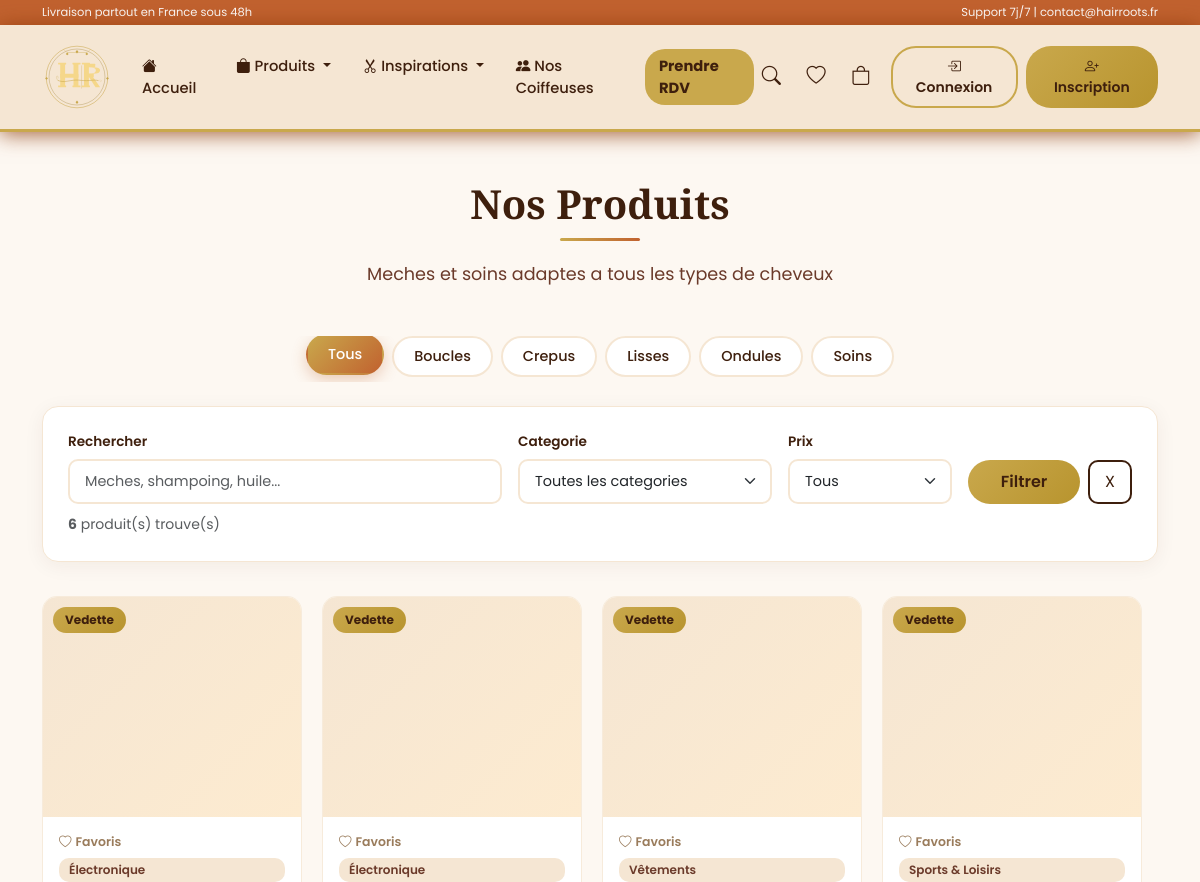
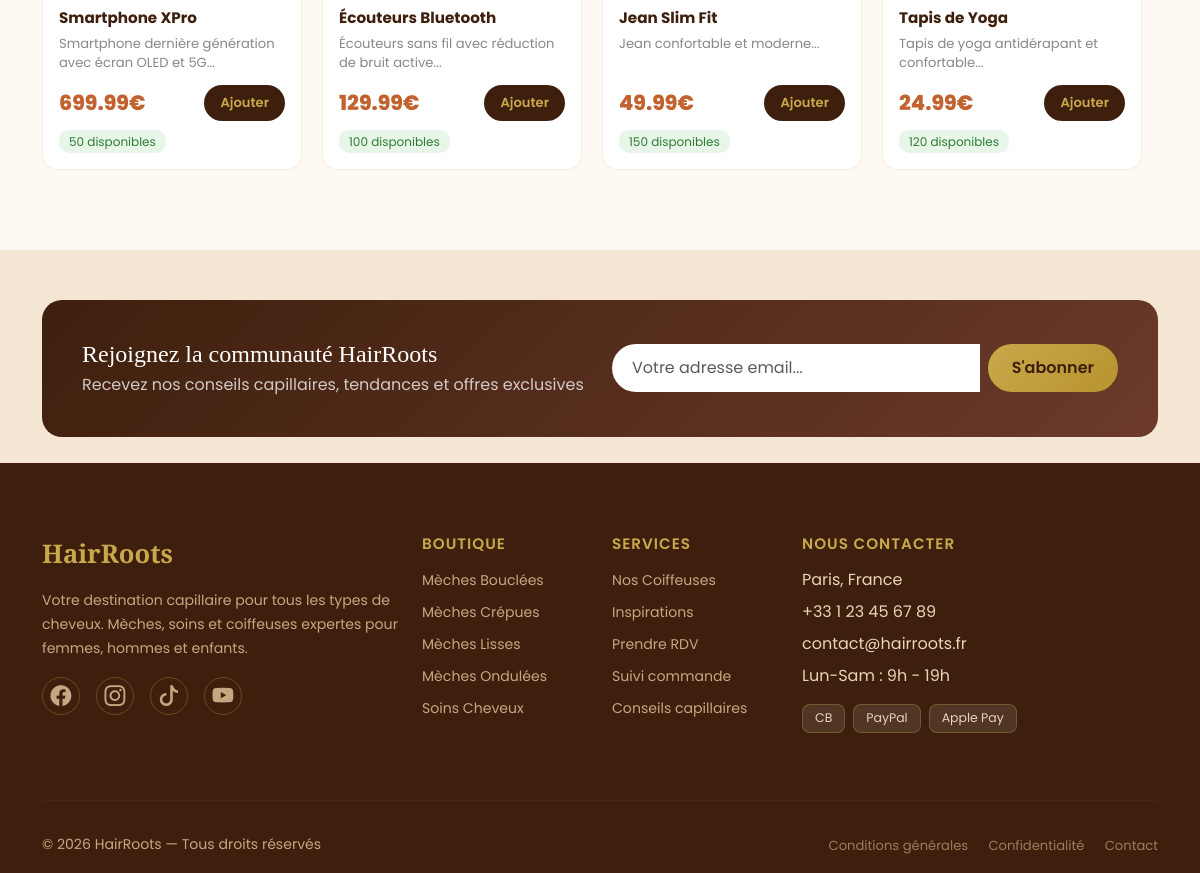
Screenshot of /products/index.php with the database file from the repository (2 pictures, top to bottom).
### tables this page shows
CREATE TABLE IF NOT EXISTS products (
    id INT AUTO_INCREMENT PRIMARY KEY,
    category_id INT,
    name VARCHAR(200) NOT NULL,
    slug VARCHAR(200) UNIQUE NOT NULL,
    description TEXT,
    price DECIMAL(10, 2) NOT NULL,
    stock INT DEFAULT 0,
    image VARCHAR(255),
    images TEXT,
    sku VARCHAR(50) UNIQUE,
    active BOOLEAN DEFAULT TRUE,
    featured BOOLEAN DEFAULT FALSE,
    created_at TIMESTAMP DEFAULT CURRENT_TIMESTAMP,
    updated_at TIMESTAMP DEFAULT CURRENT_TIMESTAMP ON UPDATE CURRENT_TIMESTAMP,
    FOREIGN KEY (category_id) REFERENCES categories(id) ON DELETE SET NULL,
    INDEX idx_slug (slug),
    INDEX idx_category (category_id),
    INDEX idx_active (active)
);

CREATE TABLE IF NOT EXISTS categories (
    id INT AUTO_INCREMENT PRIMARY KEY,
    name VARCHAR(100) NOT NULL,
    slug VARCHAR(100) UNIQUE NOT NULL,
    description TEXT,
    image VARCHAR(255),
    parent_id INT DEFAULT NULL,
    active BOOLEAN DEFAULT TRUE,
    created_at TIMESTAMP DEFAULT CURRENT_TIMESTAMP,
    FOREIGN KEY (parent_id) REFERENCES categories(id) ON DELETE SET NULL
);

### products/index.php (the view, shortened to what this page needs)
<?php
require_once '../config/database.php';
$category_filter = isset($_GET['category']) ? (int)$_GET['category'] : 0;
$price_filter    = isset($_GET['price'])    ? $_GET['price']          : 'all';
$search          = isset($_GET['search'])   ? trim($_GET['search'])   : '';
$sub_filter      = isset($_GET['sub'])      ? trim($_GET['sub'])      : '';
$sql = "SELECT p.*, c.name as category_name
        FROM products p
        LEFT JOIN categories c ON p.category_id = c.id
        WHERE p.active = 1";
$params = [];
$sql .= " ORDER BY p.featured DESC, p.created_at DESC";
$stmt = $pdo->prepare($sql);
$stmt->execute($params);
$products = $stmt->fetchAll();
$titre_page = 'Nos Produits';
include '../includes/header.php';
?>
<div class="container my-5">
    <div class="page-header text-center mb-5">
        <h1 class="page-title"><?= htmlspecialchars($titre_page) ?></h1>
        <div class="gold-line mx-auto"></div>
        <p class="page-subtitle">Meches et soins adaptes a tous les types de cheveux</p>
    </div>
    <div class="type-filter-bar mb-4">
        <div class="d-flex gap-2 flex-wrap justify-content-center">
            <a href="index.php" class="type-filter-btn <?= (!$category_filter && !$sub_filter) ? 'active' : '' ?>">Tous</a>
            <a href="index.php?category=1" class="type-filter-btn <?= $category_filter == 1 ? 'active' : '' ?>">Boucles</a>
            <a href="index.php?category=2" class="type-filter-btn <?= $category_filter == 2 ? 'active' : '' ?>">Crepus</a>
            <a href="index.php?category=3" class="type-filter-btn <?= $category_filter == 3 ? 'active' : '' ?>">Lisses</a>
            <a href="index.php?category=4" class="type-filter-btn <?= $category_filter == 4 ? 'active' : '' ?>">Ondules</a>
            <a href="index.php?category=5" class="type-filter-btn <?= $category_filter == 5 ? 'active' : '' ?>">Soins</a>
        </div>
    </div>
    <div class="filter-card mb-4">
        <form method="GET" action="" class="row g-3 align-items-end">
            <div class="col-md-5">
                <label class="filter-label">Rechercher</label>
                <input type="text" class="form-control filter-input" name="search"
                       placeholder="Meches, shampoing, huile..."
                       value="<?= htmlspecialchars($search) ?>">
            </div>
            <div class="col-md-3">
                <label class="filter-label">Categorie</label>
                <select class="form-select filter-input" name="category">
                    <option value="0">Toutes les categories</option>
                </select>
            </div>
            <div class="col-md-2">
                <label class="filter-label">Prix</label>
                <select class="form-select filter-input" name="price">
                    <option value="all"     <?= $price_filter === 'all'     ? 'selected' : '' ?>>Tous</option>
                </select>
            </div>
            <div class="col-md-2 d-flex gap-2">
                <button type="submit" class="btn btn-gold w-100">Filtrer</button>
                <a href="index.php" class="btn btn-outline-brown">X</a>
            </div>
        </form>
        <div class="mt-2">
            <small class="text-muted">
                <strong><?= count($products) ?></strong> produit(s) trouve(s)
            </small>
        </div>
    </div>
    <?php if(count($products) > 0): ?>
        <div class="scroll-horizontal">
            <?php foreach($products as $product): ?>
                <div class="scroll-item">
                    <div class="product-card-hr h-100">
                                                        <div class="product-img-wrap position-relative">
                                    <?php if($product['featured']): ?>
                                        <span class="badge-featured">Vedette</span>
                                    <?php endif; ?>
                                </div>
                        <div class="product-body">
                                <button class="btn-favori-bottom" style="width:auto" onclick="toggleFavori(this, <?= $product['id'] ?>)">
                                    <i class="bi bi-heart"></i> Favoris
                                </button>
                            <?php if($product['category_name']): ?>
                                <span class="product-category"><?= htmlspecialchars($product['category_name']) ?></span>
                            <?php endif; ?>
                            <h6 class="product-name"><?= htmlspecialchars($product['name']) ?></h6>
                            <p class="product-desc">
                                <?= substr(htmlspecialchars($product['description'] ?? ''), 0, 80) ?>...
                            </p>
                            <div class="product-footer">
                                <span class="product-price"><?= number_format($product['price'], 2) ?>€</span>
                                <?php if($product['stock'] > 0): ?>
                                    <button class="btn-add-cart" onclick="addToCart(<?= $product['id'] ?>)">Ajouter</button>
                                <?php else: ?>
                                    <span class="btn-rupture">Rupture</span>
                                <?php endif; ?>
                            </div>
                            <div class="mt-2">
                                <?php if($product['stock'] > 10): ?>
                                    <span class="stock-badge stock-ok"><?= $product['stock'] ?> disponibles</span>
                                <?php elseif($product['stock'] > 0): ?>
                                    <span class="stock-badge stock-warn">Plus que <?= $product['stock'] ?></span>
                                <?php else: ?>
                                    <span class="stock-badge stock-out">Rupture de stock</span>
                                <?php endif; ?>
                            </div>
                        </div>
                    </div>
                </div>
            <?php endforeach; ?>
        </div>
    <?php endif; ?>
</div>
<?php include '../includes/footer.php'; ?>

### includes/header.php (shortened to what this page needs)
<!DOCTYPE html>
<html lang="fr">
<head>
    <link href="https://cdn.jsdelivr.net/npm/bootstrap@5.3.0/dist/css/bootstrap.min.css" rel="stylesheet">
    <link rel="stylesheet" href="https://cdn.jsdelivr.net/npm/bootstrap-icons@1.11.0/font/bootstrap-icons.css">
    <link rel="stylesheet" href="/ecommerce/assets/css/style.css">
</head>
<body>
<?php
$is_admin = strpos($_SERVER['REQUEST_URI'], '/admin/') !== false;
if(!$is_admin):
?>
    <div class="topbar">
        <div class="container d-flex justify-content-between align-items-center py-1">
            <span class="small">Livraison partout en France sous 48h</span>
            <span class="small">Support 7j/7 | contact@hairroots.fr</span>
        </div>
    </div>
    <nav class="navbar navbar-expand-lg sticky-top hairroots-nav" style="background:#F5E6D3 !important;">
        <div class="container">
            <a class="navbar-brand hairroots-brand" href="/ecommerce/index.php">
            </a>
            <div class="collapse navbar-collapse" id="navbarNav">
                <ul class="navbar-nav mx-auto gap-1">
                    <li class="nav-item">
                        <a class="nav-link hairroots-link" href="/ecommerce/index.php">
                            <i class="bi bi-house-fill"></i> Accueil
                        </a>
                    </li>
                    <li class="nav-item dropdown">
                        <a class="nav-link hairroots-link dropdown-toggle" href="#" data-bs-toggle="dropdown">
                            <i class="bi bi-bag-fill"></i> Produits
                        </a>
                    </li>
                    <li class="nav-item dropdown">
                        <a class="nav-link hairroots-link dropdown-toggle" href="#" data-bs-toggle="dropdown">
                            <i class="bi bi-scissors"></i> Inspirations
                        </a>
                    </li>
                    <li class="nav-item">
                        <a class="nav-link hairroots-link" href="/ecommerce/coiffeuses.php">
                            <i class="bi bi-people-fill"></i> Nos Coiffeuses
                        </a>
                    </li>
                    <li class="nav-item">
                        <a class="nav-link hairroots-link nav-rdv" href="/ecommerce/rendez-vous.php">
                            Prendre RDV
                        </a>
                    </li>
                </ul>
                <div class="d-flex align-items-center gap-2">
                    <a href="#" class="nav-icon" data-bs-toggle="modal" data-bs-target="#searchModal">
                        <i class="bi bi-search"></i>
                    </a>
                <div class="dropdown">
                <a href="#" class="nav-icon" data-bs-toggle="dropdown">
                    <i class="bi bi-heart"></i>
                </a>
                </div>
                    <a href="/ecommerce/cart/index.php" class="nav-icon position-relative">
                        <i class="bi bi-bag"></i>
                    </a>
                    <?php if(isset($_SESSION['user_id'])): ?>
                        <div class="dropdown">
                            <a class="nav-icon dropdown-toggle" href="#" data-bs-toggle="dropdown">
                                <i class="bi bi-person-circle"></i>
                            </a>
                            <ul class="dropdown-menu dropdown-menu-end hairroots-dropdown">
                                <li><span class="dropdown-item-text fw-bold text-brown"><?php echo $_SESSION['first_name']; ?></span></li>
                                <li><hr class="dropdown-divider"></li>
                                <li><a class="dropdown-item" href="/ecommerce/user/profile.php"><i class="bi bi-person"></i> Mon Profil</a></li>
                                <li><a class="dropdown-item" href="/ecommerce/user/logout.php"><i class="bi bi-box-arrow-right"></i> Deconnexion</a></li>
                            </ul>
                        </div>
                    <?php else: ?>
                        <a href="/ecommerce/user/login.php" class="btn btn-outline-gold btn-sm ms-1">
                            <i class="bi bi-box-arrow-in-right"></i> Connexion
                        </a>
                        <a href="/ecommerce/user/register.php" class="btn btn-gold btn-sm">
                            <i class="bi bi-person-plus"></i> Inscription
                        </a>
                    <?php endif; ?>
                </div>
            </div>
        </div>
    </nav>
<?php endif; ?>
<main>

### includes/footer.php (shortened to what this page needs)
</main>
<section class="newsletter-section">
    <div class="container">
        <div class="newsletter-box">
            <div class="row align-items-center">
                <div class="col-lg-6 mb-3 mb-lg-0">
                    <h4 class="mb-1"> Rejoignez la communauté HairRoots</h4>
                    <p class="mb-0 opacity-75">Recevez nos conseils capillaires, tendances et offres exclusives</p>
                </div>
                <div class="col-lg-6">
                    <form class="d-flex gap-2">
                        <input type="email" class="form-control newsletter-input" placeholder="Votre adresse email...">
                        <button type="submit" class="btn btn-gold px-4 text-nowrap">S'abonner </button>
                    </form>
                </div>
            </div>
        </div>
    </div>
</section>
<footer class="hairroots-footer">
    <div class="container">
        <div class="row g-4 py-5">
            <div class="col-lg-4 col-md-6">
                <div class="footer-brand mb-3"> HairRoots</div>
                <p class="footer-text">Votre destination capillaire pour tous les types de cheveux. Mèches, soins et coiffeuses expertes pour femmes, hommes et enfants.</p>
                <div class="d-flex gap-3 mt-3">
                    <a href="#" class="footer-social"><i class="bi bi-facebook"></i></a>
                    <a href="#" class="footer-social"><i class="bi bi-instagram"></i></a>
                    <a href="#" class="footer-social"><i class="bi bi-tiktok"></i></a>
                    <a href="#" class="footer-social"><i class="bi bi-youtube"></i></a>
                </div>
            </div>
            <div class="col-lg-2 col-md-6">
                <h6 class="footer-title">Boutique</h6>
                <ul class="list-unstyled footer-links">
                    <li><a href="/ecommerce/products/index.php?category=1"> Mèches Bouclées</a></li>
                    <li><a href="/ecommerce/products/index.php?category=2"> Mèches Crépues</a></li>
                    <li><a href="/ecommerce/products/index.php?category=3"> Mèches Lisses</a></li>
                    <li><a href="/ecommerce/products/index.php?category=4"> Mèches Ondulées</a></li>
                    <li><a href="/ecommerce/products/index.php?category=5"> Soins Cheveux</a></li>
                </ul>
            </div>
            <div class="col-lg-2 col-md-6">
                <h6 class="footer-title">Services</h6>
                <ul class="list-unstyled footer-links">
                    <li><a href="/ecommerce/coiffeuses.php"> Nos Coiffeuses</a></li>
                    <li><a href="/ecommerce/coiffures.php"> Inspirations</a></li>
                    <li><a href="/ecommerce/rendez-vous.php"> Prendre RDV</a></li>
                    <li><a href="#"> Suivi commande</a></li>
                    <li><a href="#"> Conseils capillaires</a></li>
                </ul>
            </div>
            <div class="col-lg-4 col-md-6">
                <h6 class="footer-title">Nous contacter</h6>
                <ul class="list-unstyled footer-links">
                    <li> Paris, France</li>
                    <li> +33 1 23 45 67 89</li>
                    <li> contact@hairroots.fr</li>
                    <li class="mt-2"> Lun-Sam : 9h - 19h</li>
                </ul>
                <div class="mt-3 d-flex gap-2 flex-wrap">
                    <span class="payment-badge"> CB</span>
                    <span class="payment-badge"> PayPal</span>
                    <span class="payment-badge"> Apple Pay</span>
                </div>
            </div>
        </div>
        <hr class="footer-divider">
        <div class="row py-3 align-items-center">
            <div class="col-md-6 text-center text-md-start">
                <p class="mb-0 footer-text small">© <?php echo date('Y'); ?> HairRoots  — Tous droits réservés</p>
            </div>
            <div class="col-md-6 text-center text-md-end">
                <a href="#" class="footer-link-sm me-3">Conditions générales</a>
                <a href="#" class="footer-link-sm me-3">Confidentialité</a>
                <a href="#" class="footer-link-sm">Contact</a>
            </div>
        </div>
    </div>
</footer>
</body>
</html>

### rows the page displays
products: featured "Vedette", category.name "Électronique", name "Smartphone XPro", description "Smartphone dernière génération avec écran OLED et 5G", price "699.99", stock "50"
products: featured "Vedette", category.name "Électronique", name "Écouteurs Bluetooth", description "Écouteurs sans fil avec réduction de bruit active", price "129.99", stock "100"
products: featured "Vedette", category.name "Vêtements", name "Jean Slim Fit", description "Jean confortable et moderne", price "49.99", stock "150"
products: featured "Vedette", category.name "Sports & Loisirs", name "Tapis de Yoga", description "Tapis de yoga antidérapant et confortable", price "24.99", stock "120"

### other values shown
$titre_page "Nos Produits"
count($products) "6"
